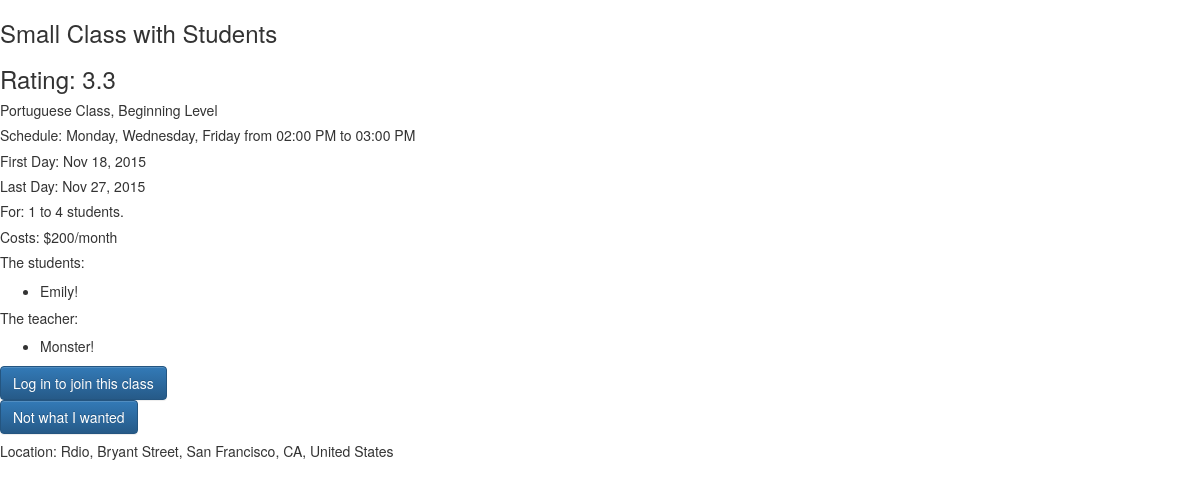
Page /class-info/3 on the committed database.
### model.py (models this page shows, shortened)
class Classroom(db.Model):
    __tablename__ = "classes"
    class_id = db.Column(db.Integer, autoincrement=True, primary_key=True)
    class_name = db.Column(db.String(35), nullable=False)
    language = db.Column(db.String(40), nullable=False)
    level = db.Column(db.String, nullable=False)
    cost = db.Column(db.Integer, nullable=True)
    per_time = db.Column(db.String, nullable=False)
    base_price = db.Column(db.Float)
    min_students = db.Column(db.Integer, nullable=False)
    max_students = db.Column(db.Integer, nullable=False)
    address = db.Column(db.String, nullable=True)
    class_days = db.Column(db.String, nullable=False)
    start_date = db.Column(db.DateTime, nullable=False)
    end_date = db.Column(db.DateTime, nullable=True)
    start_time = db.Column(db.DateTime, nullable=False)
    end_time = db.Column(db.DateTime, nullable=False)
    rating = db.Column(db.Integer, nullable=True)
    rating_count = db.Column(db.Integer)
    create_date = db.Column(db.DateTime)
    c_count = db.Column(db.Integer)

class User(db.Model):
    __tablename__ = "users"
    user_id = db.Column(db.Integer, primary_key=True, autoincrement=True)
    username = db.Column(db.String(40), nullable=False)
    email = db.Column(db.String(100), nullable=False)
    password = db.Column(db.String(30), nullable=False)
    fname = db.Column(db.String(60))
    lname = db.Column(db.String(100))
    is_teacher = db.Column(db.Boolean, nullable=False)
    image = db.Column(db.String(150))
    bio = db.Column(db.String(300))

### server.py (the view, shortened to what this page needs)
@app.route('/class-info/<int:url_id>')
def class_info(url_id):
    returned_classes = db.session.query(Classroom).filter(Classroom.class_id==url_id).first()
    all_class = db.session.query(User).join(ClassUser).filter(ClassUser.class_id==url_id).all()
    address=returned_classes.address
    day_join = str(returned_classes.class_days)
    day_join = re.sub('&',', ', day_join)
    days_split = re.sub('days=', '', day_join)
    print "DAYS_SPLIT: ", days_split
    starttime = returned_classes.start_time.strftime("%I:%M %p")
    endtime = returned_classes.end_time.strftime("%I:%M %p")
    startdate = returned_classes.start_date.strftime("%b %d, %Y")
    enddate = returned_classes.end_date.strftime("%b %d, %Y")
    rate_format = returned_classes.rating
    rate_format = "%.1f" % rate_format
    print "BEAVERS RULE!!!!", rate_format
    return render_template("class-info.html", returned_classes=returned_classes, url_id=url_id, all_class=all_class,
                                                logged_in=None, starttime=starttime, endtime=endtime, startdate=startdate,
                                                enddate=enddate, days_split=days_split, rate_format=rate_format)

### templates/class-info.html (shortened to what this page needs)
{% extends 'base.html' %}
{% block head %}
  <link rel="stylesheet" type="text/css" src="static/map.css">
{% endblock %}
{% block body %}
  <div>
    <h3>{{ returned_classes.class_name }}</h3>
  </div>
  <div>
    <h3>Rating: {{ rate_format }}</h3>
  </div>
  <div>
    <h5 id="class-info">{{ returned_classes.language }} Class, {{ returned_classes.level }} Level</h5>
  </div>
  <div>
    <h5>Schedule: {{ days_split }} from {{ starttime }} to {{ endtime }}</h5>
  </div>
  <div>
    <h5>First Day: {{ startdate }}</h5>
      {% if returned_classes.end_date == "" %}
      <h5>This class is ongoing</h5>
      {% else %}
      <h5>Last Day: {{ enddate }}</h5>
      {% endif %}
  </div>
  <div>
    <h5>For: {{ returned_classes.min_students }} to {{ returned_classes.max_students }} students.</h5>
  </div>
  <div>
    {% if returned_classes.cost == 0 %}
    <h5>Costs: Free!</h5>
    {% else %}
    <h5>Costs: ${{ returned_classes.cost }}/{{ returned_classes.per_time }}</h5>
    {% endif %}
  </div>
  <div>
    <h5>The students:</h5>
      <ul>
        {% for stu in all_class %}
        {% if stu.is_teacher == 0 %}
        <li>{{ stu.username }}</li>
      {% endif %}
      {% endfor %}
      </ul>
    <h5>The teacher:</h5>
      <ul>
        {% for stu in all_class %}
        {% if stu.is_teacher == 1 %}
        <li>{{ stu.username }}</li>
        {% endif %}
        {% endfor %}
        </ul>
  </div>
  <div>
    {% if logged_in %}
    {% if returned_classes.c_count - returned_classes.max_students == 0  %}
    <h5>Sorry, this class is full</h5>
    {% else %}
    <form action="/join-class" method="POST" id="join">
      <input type="hidden" name="id-class" id="id-class" value={{ returned_classes.class_id }}>
      <button type="submit" class="btn btn-primary" name="join-it" id="join-it">Join</button>
    </form>
    {% endif %}
    {% else %}
    <form action="/login-visitor" method="GET" id="login">
      <button type="submit" class="btn btn-primary" name="login-visitor">Log in to join this class</button>
    </form>
    {% endif %}
      <a href="/search"><button class="btn btn-primary" name="return-search" id="return-search">Not what I wanted</button></a>
  </div>
  <div>
    <h5>Location: {{ returned_classes.address }} </h5>
  </div>
  <div id="map" style="width: 400px; height: 400px"></div>
{% endblock %}

### static/project.css (style rules this page uses)
#map { height: 50%; width: 50%; }

### rows in the picture
Classroom: class_name "Small Class with Students", language "Portuguese", level "Beginning", start_date "Nov 18, 2015", end_date "Nov 27, 2015", min_students "1", max_students "4", cost "200", per_time "month", address "Rdio, Bryant Street, San Francisco, CA, United States"
User: username "Emily!"
User: username "Monster!"

### other values in the picture
{{ rate_format }} "3.3"
{{ days_split }} "Monday, Wednesday, Friday"
{{ starttime }} "02:00 PM"
{{ endtime }} "03:00 PM"
